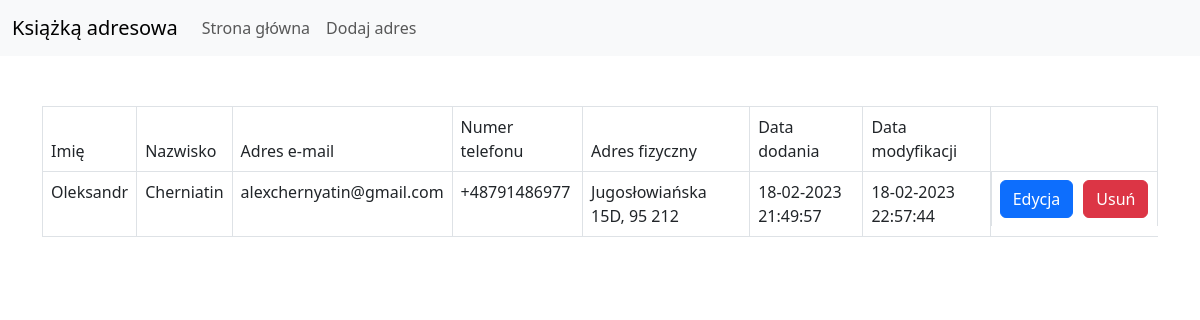
Before: / with the older database file.
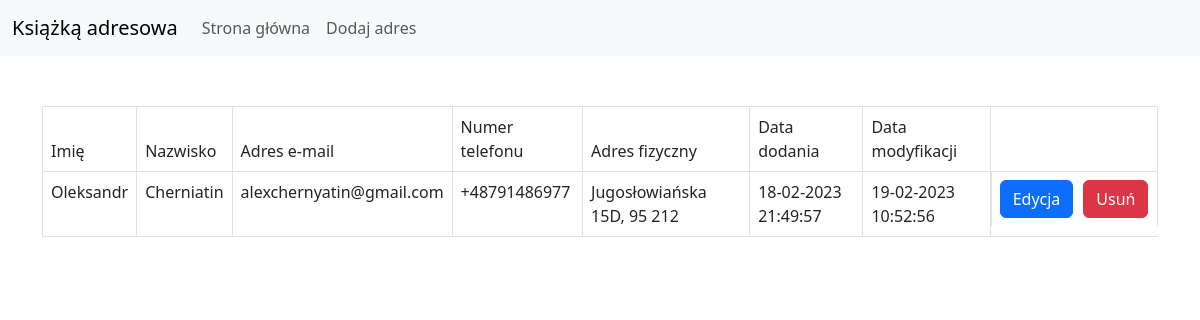
After: the same page with the newer database file.
### tables this page shows
CREATE TABLE book_records (
            id INTEGER PRIMARY KEY AUTOINCREMENT,
            first_name VARCHAR(255) NOT NULL,
            last_name VARCHAR(255) NOT NULL,
            address VARCHAR(255) NOT NULL,
            email VARCHAR(255) NOT NULL UNIQUE,
            phone VARCHAR(50) NOT NULL UNIQUE,
            created_at TIMESTAMP DEFAULT CURRENT_TIMESTAMP NOT NULL,
            updated_at TIMESTAMP NULL
        );

### src/Controllers/Controller_Main.php (called while the page is built, shortened)
<?php
class Controller_Main extends Controller
{
    public function index(): void
    {
        View::render(
            'main/index',
            [
                'bookRecordsList' => (new BookRecordsBuilder())->buildList(
                    (new BookRecords())->all()
                )
            ]
        );
    }
}

### src/Core/Router.php (called while the page is built, shortened)
<?php
class Router
{
    public static function boot(): void
    {
        $actionName = 'index';
        $actionName = $actionName;
        $controller = new $controllerName;
        $action = $actionName;
        $controller->$action();
    }
}

### public/index.php (called while the page is built, shortened)
<?php
Router::boot();

### src/Dto/BookRecord.php (called while the page is built, shortened)
<?php
final class BookRecord
{
    public function __construct(?int $id, string $firstName, string $lastName, string $phone, string $email, string $address, string $createdAt, ?string $updatedAt)
    {
        $this->id = $id;
        $this->firstName = $firstName;
        $this->lastName = $lastName;
        $this->phone = $phone;
        $this->email = $email;
        $this->address = $address;
        $this->createdAt = $createdAt;
        $this->updatedAt = $updatedAt;
    }
}

### src/Core/Database.php (called while the page is built, shortened)
<?php
class Database
{
    private $handler;
    private $statement;
    private static $instances = [];
    protected function __construct()
    {
        try {
            $this->handler = new \PDO("sqlite:" . PATH_TO_SQLITE_FILE);
        } catch (\PDOException $e) {
            $this->error = $e->getMessage();
            if (APP_DEBUG) {
                echo $this->error;
            }
        }
    }
    public static function getInstance(): Database
    {
        $cls = static::class;
        if (!isset(self::$instances[$cls])) {
            self::$instances[$cls] = new static();
        }
        return self::$instances[$cls];
    }
    public function query($query)
    {
        $this->statement = $this->handler->prepare($query);
    }
    public function execute()
    {
        try {
            return $this->statement->execute();
        } catch (\PDOException $e) {
            $this->error = $e->getMessage();
            if (APP_DEBUG) {
                echo $this->error;
            }
        }
    }
    public function resultset()
    {
        $this->execute();
        return $this->statement->fetchAll(\PDO::FETCH_ASSOC);
    }
}

### src/Models/BookRecords.php (called while the page is built, shortened)
<?php
class BookRecords extends Model
{
    public function all(): array
    {
        $query = "SELECT id,first_name,last_name,address,phone,email,created_at,updated_at
        FROM book_records
        ORDER BY first_name, last_name
        LIMIT 500";
        $this->db->query($query);
        $result = $this->db->resultset();
        return ($result) ? array_map(fn ($row) => BookRecord::fromArray($row), $result) : [];
    }
}

### src/Core/Model.php (called while the page is built, shortened)
<?php
abstract class Model
{
    public function __construct()
    {
        $this->db = Database::getInstance();
    }
}

### src/Core/Utils.php (called while the page is built, shortened)
<?php
class Utils
{
    public static function dateFromTimestamp(string $timestamp, string $dateFormat = 'd-m-Y H:i:s'): string
    {
        return (new DateTime())->setTimestamp($timestamp)->format($dateFormat);
    }
    public static function isValidTimeStamp(string $timestamp): bool
    {
        return ((string) (int) $timestamp === $timestamp)
            && ($timestamp <= PHP_INT_MAX)
            && ($timestamp >= ~PHP_INT_MAX);
    }
}

### src/Builders/BookRecordsBuilder.php (the view, shortened to what this page needs)
<?php
class BookRecordsBuilder
{
    public function buildList(array $bookRecords): string
    {
        $html = '';
        foreach ($bookRecords as $bookRecord) {
            $html .= $this->buildRecordListItem($bookRecord);
        }
        return $html;
    }
    public function buildRecordListItem(BookRecord $bookRecord): string
    {
        $updatedAt = (\is_null($bookRecord->updatedAt))
            ? 'Brak'
            : Utils::dateFromTimestamp($bookRecord->updatedAt);
        return '
        <tr>
            <td>' . $bookRecord->firstName . '</td>
            <td>' . $bookRecord->lastName . '</td>
            <td>' . $bookRecord->email . '</td>
            <td>' . $bookRecord->phone . '</td>
            <td>' . $bookRecord->address . '</td>
            <td>' . Utils::dateFromTimestamp($bookRecord->createdAt) . '</td>
            <td>' . $updatedAt . '</td>
            <td class="list-actions">
                <a href="/address/edit/' . $bookRecord->id . '/" class="btn btn-primary">Edycja</a>
                <button type="button" data-id="' . $bookRecord->id . '" class="btn btn-danger delete-book-record">
                    <span class="default-state">Usuń</span>
                    <span class="loading-state d-none">
                        <span class="spinner-border spinner-border-sm" role="status" aria-hidden="true"></span>
                    </span>
                </button>
            </td>
        </tr>';
    }
}

Changed rows visible on the page:
changed book_records "Oleksandr": updated_at "18-02-2023 22:57:44" → "19-02-2023 10:52:56"
